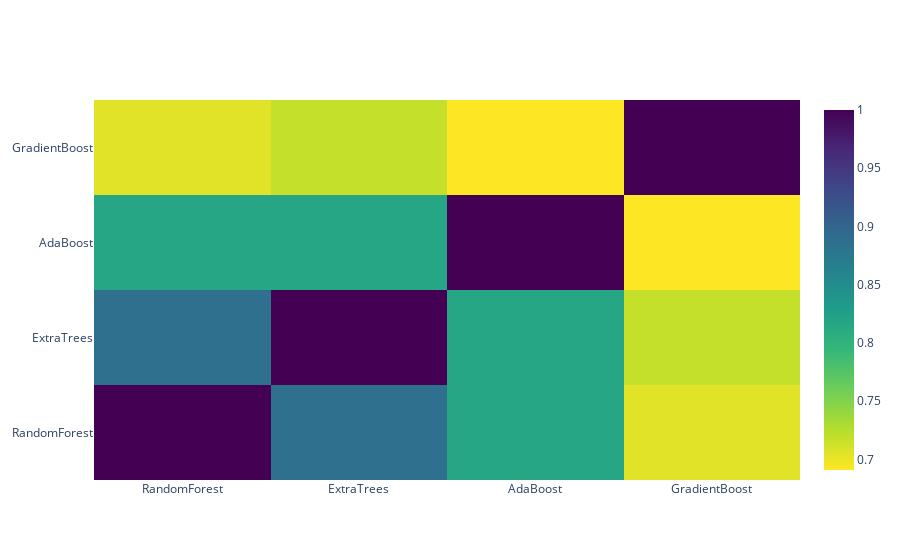

Write notebook code for a chart like this one.
### Markdown cell above
**Correlation Heatmap of the Second Level Training set**

### Code cell
data = [
    go.Heatmap(
        z= base_predictions_train.astype(float).corr().values ,
        x=base_predictions_train.columns.values,
        y= base_predictions_train.columns.values,
          colorscale='Viridis',
            showscale=True,
            reversescale = True
    )
]
py.iplot(data, filename='labelled-heatmap')

### Figure 1 — Plotly figure (JSON) as saved in the notebook; plotly's stock layout.template omitted (floating-point values rounded to 4 significant figures)
{"data": [{"colorscale": [[0, "#440154"], [0.1111, "#482878"], [0.2222, "#3e4989"], [0.3333, "#31688e"], [0.4444, "#26828e"], [0.5556, "#1f9e89"], [0.6667, "#35b779"], [0.7778, "#6ece58"], [0.8889, "#b5de2b"], [1, "#fde725"]], "reversescale": true, "showscale": true, "type": "heatmap", "x": ["RandomForest", "ExtraTrees", "AdaBoost", "GradientBoost"], "y": ["RandomForest", "ExtraTrees", "AdaBoost", "GradientBoost"], "z": [[1, 0.8867, 0.8172, 0.705], [0.8867, 1, 0.8174, 0.7177], [0.8172, 0.8174, 1, 0.691], [0.705, 0.7177, 0.691, 1]]}], "layout": {}}
